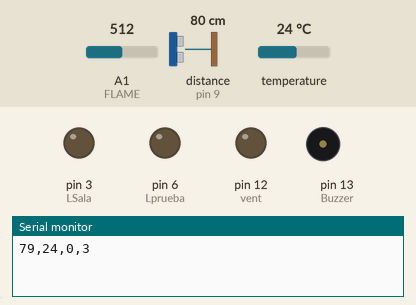
This sketch was run on a simulated Arduino Mega 2560, built with avr-gcc and run on an emulated ATmega2560. On the bench: output pins drawn as LEDs (lit = HIGH), buzzer (waves = sounding), the last lines printed to the serial monitor. Wiring (inferred from the names in the program): ultrasonic range finder: trigger pin 10; echo pin 9. The test bench sets the inputs (shaded band); at power-on: A1 (FLAME) = 512, distance to the obstacle (sensor on pin 9) 80 cm, temperature 24 °C. The echo pulse lasts 58.3 µs per cm; pins used as bus, display or sensor lines are not drawn.

Above: at 1.7 s.
1.8 s: A1 (FLAME) set to 414
3.3 s: A1 (FLAME) set to 387
7.4 s: distance to the obstacle (sensor on pin 9) set to 24 cm
10.9 s: distance to the obstacle (sensor on pin 9) set to 20 cm
At 14.5 s:
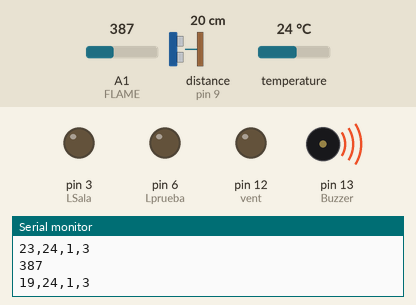
15.0 s: temperature set to 29.5 °C
18.3 s: temperature set to 30.7 °C
At 19.6 s:
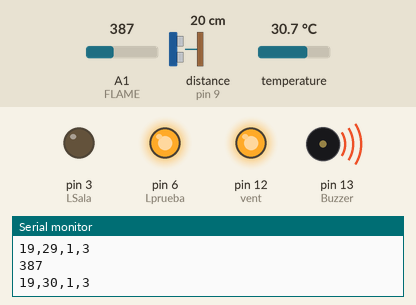
Timing chart, 0 to 21.3 s (numbered marks = the images above; inputs shaded):
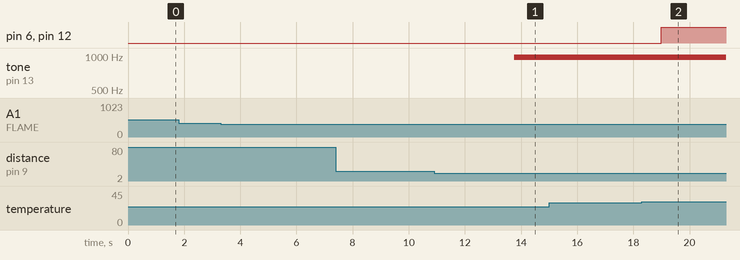

Measured:
- the behaviour switches between 22 and 21 cm on distance to the obstacle (sensor on pin 9) (found by bisection; images 0 and 1)
- the behaviour switches between 30 and 30.1 °C on temperature (found by bisection; images 1 and 2)
- after the input at 10.9 s, tone on pin 13 (Buzzer): silent → 977 Hz after 2.9 s
- after the input at 18.3 s, pin 6 (Lprueba), pin 12 (vent): LOW → HIGH after 0.68 s

The sketch:

bluetooth_Mega.ino
```cpp
//#include <SoftwareSerial.h>
#include <OneWire.h>
#include <DallasTemperature.h>

 //variables proximidad
 int TRIG = 10;
 int ECO=9;
 //int LED=3;
 int DURACION;
 int DISTANCIA;
 const int Buzzer=13;
 int bandera=0;

//Variables Bluetooth

char buffer[10]; //No olivar ponerlo
int boton=0;;

int pinTx=19;
int pinRx=18;
//SoftwareSerial bluetooth(pinTx,pinRx);


//Luces
int LSala=3;
int Lprueba=6;


//Variables temperatura

#define ONE_WIRE_BUS 2
int vent = 12;
OneWire oneWire(ONE_WIRE_BUS);
DallasTemperature sensors(&oneWire);
float tempC;

//lanza llamas
const int FLAME=A1;
int valorSensor=0;
int emergencia=0;


void setup() {
  //Variables proximidad
  pinMode (TRIG, OUTPUT);
  pinMode (ECO, INPUT);
  pinMode(Buzzer, OUTPUT);

  //Variables luz
  pinMode(LSala,OUTPUT);
  Serial.begin(9600);

  //Bluethoot
  Serial1.begin(9600);
  //bluetooth.begin(9600);

  //Temperatura
  sensors.begin();
  //pinMode(vent, OUTPUT); //¿Esta línea va a o no???
  pinMode(Lprueba, OUTPUT);

  //lanza llamas
  pinMode(FLAME,INPUT);


}

void loop() {

  int dist = leer_proximidad();
  int temp = leer_temperatura();
  int emergenciaFuego = lanza_llamas();
  int mensajeCerradura = 3;

  sensorTemperatura();//IMPORTANTE se tiene que poner antes de comprobar que el bluetooth esté disponible sino solo toma un solo dato
  if(bandera==0){
      sensorProximidad();
  }

    //Para varias variables
  sprintf(buffer, "%d,%d,%d,%d" ,dist,temp,emergenciaFuego,mensajeCerradura);
  Serial1.println(buffer);
  //Serial1.flush(); //eserar a que el comando salga, si hay error también puede ser por el serial.println quitarlo
  Serial.println(buffer);


  if(Serial1.available()>0){

      boton=Serial1.read();
      //Serial.println(boton);

      if(boton=='6'){
        bandera=1;
        //Serial.print("Bandera: ");
        //Serial.println(bandera);
      }

      luces();
  }
}


float leer_proximidad(){

  digitalWrite(TRIG, HIGH);
  delay(1);
  digitalWrite(TRIG, LOW);
  DURACION= pulseIn(ECO,HIGH);
  DISTANCIA= DURACION/58.2;
  //Serial.println(DISTANCIA);
  delay(200);

  return DISTANCIA;
}

float leer_temperatura(){

  sensors.requestTemperatures(); // Send the command to get temperatures
  tempC = sensors.getTempCByIndex(0);

  return tempC;
}

void luces(){

  if(boton=='2'){
    //Serial.println("Luz sala encendida");
    digitalWrite(LSala, HIGH);
  }
  if(boton=='3'){
    //Serial.println("Luz sala apagada");
    digitalWrite(LSala, LOW);
  }
}
void sensorProximidad(){

  if (DISTANCIA<=20 && DISTANCIA >=0){
     delay(DISTANCIA*10);
     analogWrite(Buzzer,225);
     delay(100);
     analogWrite(Buzzer,LOW);
    }

  if(DISTANCIA<=4 && DISTANCIA >=0){
     analogWrite(Buzzer,225);
     delay(2000);
     analogWrite(Buzzer,LOW);
  }
}

void sensorTemperatura(){
    if(tempC>30.0){
      analogWrite(vent, 255);
      digitalWrite(Lprueba, HIGH);
    }
    else{
      analogWrite(vent, 0);
      digitalWrite(Lprueba, LOW);
    }
 }

 int lanza_llamas(){

  valorSensor=analogRead(A1);
  //Serial.println(valorSensor);
  emergencia=0;

  if (valorSensor<400){
    Serial.println(valorSensor);
    digitalWrite(Buzzer,HIGH);
    delay(500);
    digitalWrite(Buzzer,LOW);
    delay(50);
    emergencia=1;
    //Serial.println(emergencia);
  }
  return emergencia;
}
```
